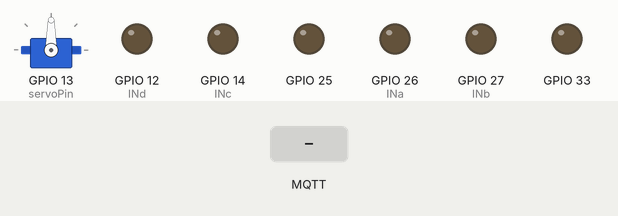
Simulated run of this sketch. Board: ESP32. Shown: servo, output pins drawn as LEDs (lit = HIGH). The test bench sets the inputs (shaded band). WiFi joins after 1.5 s; servers stay silent unless stated; no MQTT or app messages arrive unless stated; what the sketch prints to the serial monitor is not drawn.

Above: at 2.7 s.
2.8 s: MQTT message "forward" arrives on the first subscribed topic
At 3.6 s:
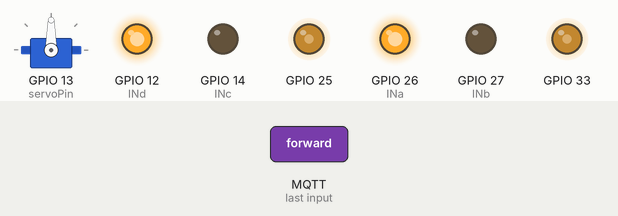
4.3 s: MQTT message "backwards" arrives on the first subscribed topic
At 4.8 s:
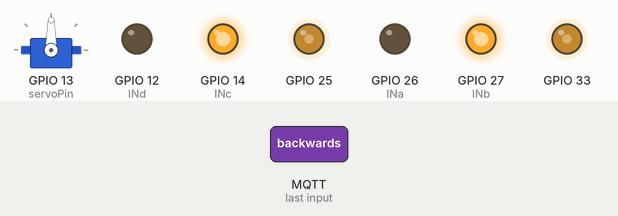
5.8 s: MQTT message "stop" arrives on the first subscribed topic
At 7.0 s:
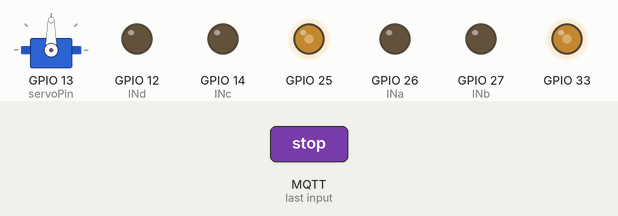
7.3 s: MQTT message "clockwise" arrives on the first subscribed topic
At 8.3 s:
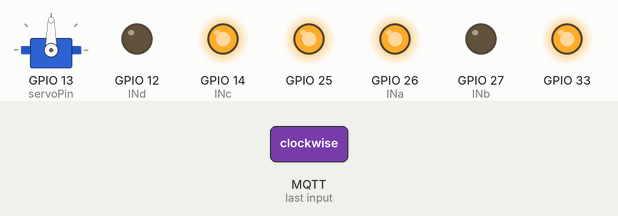
8.8 s: MQTT message "anticlockwise" arrives on the first subscribed topic
At 9.4 s:
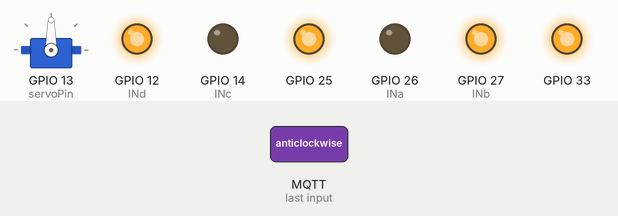
10.3 s: MQTT message "esp32/motor" arrives on the second subscribed topic
At 10.6 s:
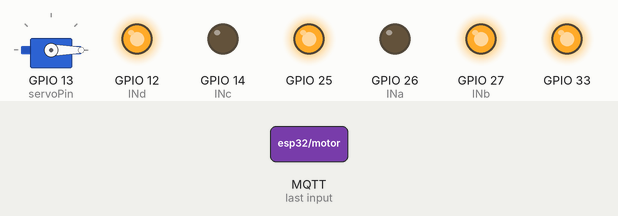
Timing chart, 0 to 12.8 s (numbered marks = the images above; inputs shaded):
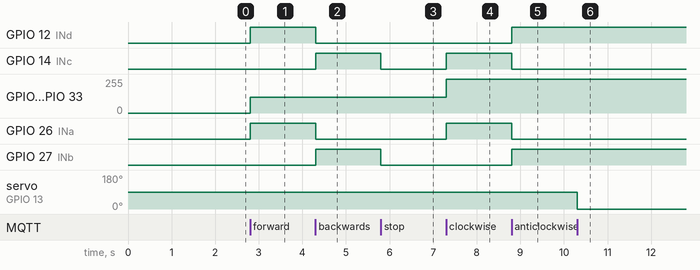

The sketch:

slave.ino
```cpp
#include <WiFi.h>
#include <PubSubClient.h>
#include <ESP32Servo.h>

// Replace with your network credentials
const char* ssid = "EEELab03";
const char* password = "EEEE1002";

// My mqtt server address
const char* mqtt_server = "192.168.8.24";

WiFiClient espClient;
PubSubClient client(espClient);

// Motor control pins
#define enA 33  // enableA command line
#define enB 25  // enableB command line
#define INa 26  // channel A direction
#define INb 27  // channel A direction
#define INc 14  // channel B direction
#define INd 12  // channel B direction

// PWM properties
const int freq = 2000;
const int ledChannela = 11;  // PWM channel for motor A
const int ledChannelb = 12;  // PWM channel for motor B
const int resolution = 8;

// Servo control
Servo steeringServo;
int steeringAngle = 90;    // variable to store the servo position
int servoPin = 13;         // the servo is attached to IO_13 on the ESP32

void setup() {
  // Initialize serial communication
  Serial.begin(115200);

  // Configure motor control pins
  pinMode(INa, OUTPUT);
  pinMode(INb, OUTPUT);
  pinMode(INc, OUTPUT);
  pinMode(INd, OUTPUT);

  // Configure PWM channels
  ledcAttachChannel(enA, freq, resolution, ledChannela);
  ledcAttachChannel(enB, freq, resolution, ledChannelb);

  // Initialize servo
  ESP32PWM::allocateTimer(0);
  ESP32PWM::allocateTimer(1);
  ESP32PWM::allocateTimer(2);
  ESP32PWM::allocateTimer(3);
  steeringServo.setPeriodHertz(50);    // standard 50Hz servo
  steeringServo.attach(servoPin, 500, 2400);   // attaches the servo to the pin

  // Connect to Wi-Fi
  setup_wifi();

  // Set up MQTT
  client.setServer(mqtt_server, 1883);
  client.setCallback(callback);
}

void setup_wifi() {
  delay(10);
  Serial.println();
  Serial.print("Connecting to ");
  Serial.println(ssid);

  WiFi.begin(ssid, password);

  while (WiFi.status() != WL_CONNECTED) {
    delay(500);
    Serial.print(".");
  }

  Serial.println("");
  Serial.println("WiFi connected");
  Serial.println("IP address: ");
  Serial.println(WiFi.localIP());
}

void callback(char* topic, byte* message, unsigned int length) {
  Serial.print("Message arrived on topic: ");
  Serial.print(topic);
  Serial.print(". Message: ");
  String messageTemp;

  for (int i = 0; i < length; i++) {
    Serial.print((char)message[i]);
    messageTemp += (char)message[i];
  }
  Serial.println();

  // Check if the message is received on the topic "esp32/motor"
  if (String(topic) == "esp32/motor") {
    if (messageTemp == "forward") {
      Serial.println("Moving forward");
      goForwards();
      motors(120, 120);  // Set motor speed to maximum
    } else if (messageTemp == "backwards") {
      Serial.println("Moving backwards");
      goBackwards();
      motors(120, 120);  // Set motor speed to maximum
    } else if (messageTemp == "stop") {
      Serial.println("Stopping motors");
      stopMotors();
    } else if (messageTemp == "clockwise") {
      Serial.println("Moving clockwise");
      goClockwise();
      motors(255, 255);  // Set motor speed to maximum
    } else if (messageTemp == "anticlockwise") {
      Serial.println("Moving anticlockwise");
      goAntiClockwise();
      motors(255, 255);  // Set motor speed to maximum
    }
  }

  // Check if the message is received on the topic "esp32/servo"
  if (String(topic) == "esp32/servo") {
    int angle = messageTemp.toInt();
    angle = constrain(angle, 0, 180);  // Constrain the angle to valid servo range
    steeringServo.write(angle);        // Set the servo angle
    Serial.print("Setting servo angle to: ");
    Serial.println(angle);
  }
}

void reconnect() {
  // Loop until we're reconnected
  while (!client.connected()) {
    Serial.print("Attempting MQTT connection...");
    if (client.connect("ESP32Client")) {
      Serial.println("connected");
      // Subscribe to the motor control topic
      client.subscribe("esp32/motor");
      // Subscribe to the servo control topic
      client.subscribe("esp32/servo");
    } else {
      Serial.print("failed, rc=");
      Serial.print(client.state());
      Serial.println(" try again in 5 seconds");
      delay(5000);
    }
  }
}

void loop() {
  if (!client.connected()) {
    reconnect();
  }
  client.loop();
}

// Motor control functions
void motors(int leftSpeed, int rightSpeed) {
  leftSpeed = constrain(leftSpeed, 0, 255);
  rightSpeed = constrain(rightSpeed, 0, 255);
  ledcWrite(enA, leftSpeed);
  ledcWrite(enB, rightSpeed);
  delay(25);
}

void goForwards() {
  digitalWrite(INa, HIGH);
  digitalWrite(INb, LOW);
  digitalWrite(INc, LOW);
  digitalWrite(INd, HIGH);
}

void goBackwards() {
  digitalWrite(INa, LOW);
  digitalWrite(INb, HIGH);
  digitalWrite(INc, HIGH);
  digitalWrite(INd, LOW);
}

void goClockwise() {
  digitalWrite(INa, HIGH);
  digitalWrite(INb, LOW);
  digitalWrite(INc, HIGH);
  digitalWrite(INd, LOW);
}

void goAntiClockwise() {
  digitalWrite(INa, LOW);
  digitalWrite(INb, HIGH);
  digitalWrite(INc, LOW);
  digitalWrite(INd, HIGH);
}

void stopMotors() {
  digitalWrite(INa, LOW);
  digitalWrite(INb, LOW);
  digitalWrite(INc, LOW);
  digitalWrite(INd, LOW);
}
```

Measured:
- after the input at 2.8 s, GPIO 12 (INd), GPIO 26 (INa): LOW → HIGH at once; GPIO 25, GPIO 33: 0/255 → 120/255 at once
- after the input at 4.3 s, GPIO 12 (INd), GPIO 26 (INa): HIGH → LOW at once; GPIO 14 (INc), GPIO 27 (INb): LOW → HIGH at once
- after the input at 5.8 s, GPIO 14 (INc), GPIO 27 (INb): HIGH → LOW at once
- after the input at 7.3 s, GPIO 14 (INc), GPIO 26 (INa): LOW → HIGH at once; GPIO 25, GPIO 33: 120/255 → 255/255 at once
- after the input at 8.8 s, GPIO 12 (INd), GPIO 27 (INb): LOW → HIGH at once; GPIO 14 (INc), GPIO 26 (INa): HIGH → LOW at once
- after the input at 10.3 s, servo on GPIO 13 (servoPin): 90° → 0° at once
